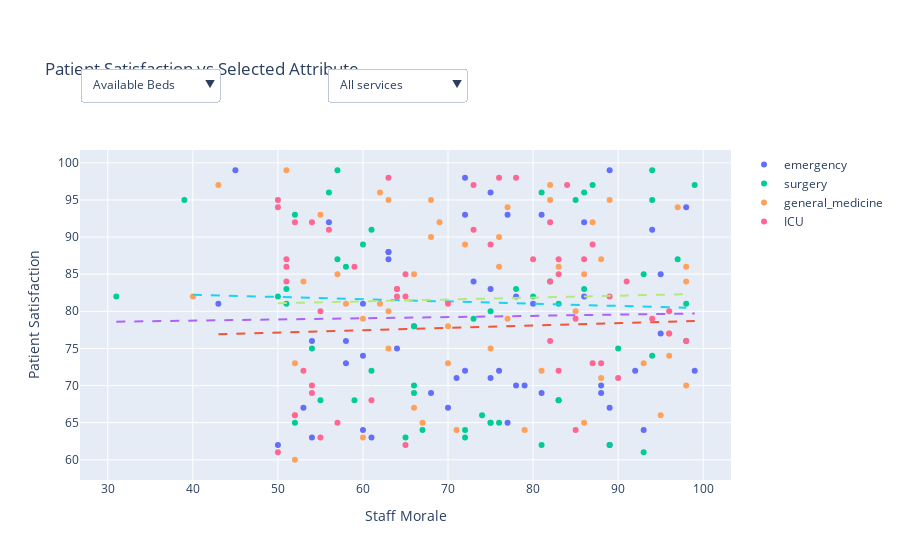

The notebook cell this image was saved under:
### Code cell
# import numpy as np
# import plotly.graph_objects as go

# y_col = "patient_satisfaction"
# attr_cols = [
#     "available_beds",
#     "staff_morale",
#     "patients_request",
#     "patients_admitted",
#     "patients_refused"
# ]

# services_list = services["service"].unique()
# initial_attr = "staff_morale"   # default X

# def pretty(col):
#     return col.replace("_", " ").title()

# # ---- Helper: regression line ----
# def fit_line(x, y):
#     x = np.asarray(x, dtype=float)
#     y = np.asarray(y, dtype=float)
#     m, b = np.polyfit(x, y, 1)
#     xs = np.linspace(x.min(), x.max(), 50)
#     ys = m * xs + b
#     return xs, ys


# # ---- Build figure: Scatter + regression line for each service ----
# fig = go.Figure()

# for service in services_list:
#     df_s = services[services["service"] == service]

#     # Scatter points
#     fig.add_trace(go.Scatter(
#         x=df_s[initial_attr],
#         y=df_s[y_col],
#         mode="markers",
#         name=service
#     ))

#     # Regression line
#     xs, ys = fit_line(df_s[initial_attr], df_s[y_col])
#     fig.add_trace(go.Scatter(
#         x=xs,
#         y=ys,
#         mode="lines",
#         name=f"{service} (trend)",
#         showlegend=False,
#         line=dict(dash="dash")
#     ))


# # ---- Dropdown 1: X attribute ----
# attr_buttons = []
# for attr in attr_cols:
#     new_x = []
#     new_y = []

#     for service in services_list:
#         df_s = services[services["service"] == service]

#         # markers
#         new_x.append(df_s[attr])
#         new_y.append(None)   # keep existing y

#         # regression line
#         xs, ys = fit_line(df_s[attr], df_s[y_col])
#         new_x.append(xs)
#         new_y.append(ys)

#     attr_buttons.append(dict(
#         label=pretty(attr),
#         method="update",
#         args=[
#             {"x": new_x, "y": new_y},
#             {"xaxis": {"title": pretty(attr)}}
#         ]
#     ))


# # ---- Dropdown 2: Service selector (handles scatter + line) ----
# service_buttons = []

# # All services
# service_buttons.append(dict(
#     label="All services",
#     method="update",
#     args=[{"visible": [True, True] * len(services_list)}]
# ))

# # Single service view
# for i, service in enumerate(services_list):
#     vis = [False] * (2 * len(services_list))
#     vis[2*i] = True       # scatter
#     vis[2*i + 1] = True   # regression line

#     service_buttons.append(dict(
#         label=service,
#         method="update",
#         args=[{"visible": vis}]
#     ))


# # ---- Layout ----
# fig.update_layout(
#     title="Patient Satisfaction vs Selected Attribute",
#     xaxis_title=pretty(initial_attr),
#     yaxis_title="Patient Satisfaction",
#     updatemenus=[
#         dict(
#             buttons=attr_buttons,
#             direction="down",
#             showactive=True,
#             x=0.0, xanchor="left",
#             y=1.25, yanchor="top"
#         ),
#         dict(
#             buttons=service_buttons,
#             direction="down",
#             showactive=True,
#             x=0.38, xanchor="left",
#             y=1.25, yanchor="top"
#         )
#     ],
#     margin=dict(t=150)
# )

# fig.show()

### Figure 1 — Plotly figure (JSON) as saved in the notebook; plotly's stock layout.template omitted (floating-point values rounded to 4 significant figures; data arrays with more than 128 entries replaced by an {"elided": "..."} marker saying what was removed)
{"data": [{"mode": "markers", "name": "emergency", "type": "scatter", "x": [70, 64, 58, 75, 72, 76, 77, 75, 86, 60, 72, 83, 95, 71, 98, 89, 73, 80, 45, 81, 63, 68, 50, 78, 72, 63, 78, 66, 99, 94, 81, 58, 56, 60, 77, 88, 54, 53, 95, 43, 88, 89, 79, 60, 92, 93, 54, 89, 86, 61, 75, 63], "y": [67, 75, 73, 83, 93, 72, 65, 96, 82, 81, 98, 68, 77, 71, 94, 62, 84, 81, 99, 93, 88, 69, 62, 70, 72, 87, 82, 78, 72, 91, 69, 76, 92, 64, 93, 70, 76, 67, 85, 81, 69, 67, 70, 74, 72, 64, 63, 99, 92, 63, 71, 88]}, {"line": {"dash": "dash"}, "mode": "lines", "name": "emergency (trend)", "showlegend": false, "type": "scatter", "x": [43.0, 44.14, 45.29, 46.43, 47.57, 48.71, 49.86, 51.0, 52.14, 53.29, 54.43, 55.57, 56.71, 57.86, 59.0, 60.14, 61.29, 62.43, 63.57, 64.71, 65.86, 67.0, 68.14, 69.29, 70.43, 71.57, 72.71, 73.86, 75.0, 76.14, 77.29, 78.43, 79.57, 80.71, 81.86, 83.0, 84.14, 85.29, 86.43, 87.57, 88.71, 89.86, 91.0, 92.14, 93.29, 94.43, 95.57, 96.71, 97.86, 99.0], "y": [76.91, 76.94, 76.98, 77.02, 77.05, 77.09, 77.13, 77.16, 77.2, 77.24, 77.27, 77.31, 77.35, 77.38, 77.42, 77.46, 77.49, 77.53, 77.57, 77.6, 77.64, 77.68, 77.71, 77.75, 77.78, 77.82, 77.86, 77.89, 77.93, 77.97, 78.0, 78.04, 78.08, 78.11, 78.15, 78.19, 78.22, 78.26, 78.3, 78.33, 78.37, 78.41, 78.44, 78.48, 78.51, 78.55, 78.59, 78.62, 78.66, 78.7]}, {"mode": "markers", "name": "surgery", "type": "scatter", "x": [78, 56, 72, 94, 83, 81, 60, 61, 93, 55, 80, 73, 90, 87, 76, 31, 94, 98, 66, 94, 67, 65, 61, 39, 98, 54, 59, 74, 57, 66, 86, 97, 75, 86, 52, 99, 66, 81, 58, 51, 93, 75, 89, 75, 72, 83, 57, 52, 51, 85, 82, 50], "y": [83, 96, 63, 74, 81, 96, 89, 91, 61, 68, 82, 79, 75, 97, 65, 82, 95, 81, 78, 99, 64, 63, 72, 95, 76, 75, 68, 66, 87, 70, 83, 87, 80, 96, 93, 97, 69, 62, 86, 83, 85, 65, 62, 65, 64, 68, 99, 65, 81, 95, 84, 82]}, {"line": {"dash": "dash"}, "mode": "lines", "name": "surgery (trend)", "showlegend": false, "type": "scatter", "x": [31.0, 32.39, 33.78, 35.16, 36.55, 37.94, 39.33, 40.71, 42.1, 43.49, 44.88, 46.27, 47.65, 49.04, 50.43, 51.82, 53.2, 54.59, 55.98, 57.37, 58.76, 60.14, 61.53, 62.92, 64.31, 65.69, 67.08, 68.47, 69.86, 71.24, 72.63, 74.02, 75.41, 76.8, 78.18, 79.57, 80.96, 82.35, 83.73, 85.12, 86.51, 87.9, 89.29, 90.67, 92.06, 93.45, 94.84, 96.22, 97.61, 99.0], "y": [78.6, 78.62, 78.64, 78.67, 78.69, 78.71, 78.73, 78.76, 78.78, 78.8, 78.82, 78.85, 78.87, 78.89, 78.91, 78.93, 78.96, 78.98, 79.0, 79.02, 79.05, 79.07, 79.09, 79.11, 79.14, 79.16, 79.18, 79.2, 79.22, 79.25, 79.27, 79.29, 79.31, 79.34, 79.36, 79.38, 79.4, 79.43, 79.45, 79.47, 79.49, 79.51, 79.54, 79.56, 79.58, 79.6, 79.63, 79.65, 79.67, 79.69]}, {"mode": "markers", "name": "general_medicine", "type": "scatter", "x": [43, 93, 63, 66, 52, 81, 98, 88, 60, 68, 75, 98, 70, 76, 76, 66, 63, 62, 86, 71, 82, 88, 77, 97, 62, 85, 95, 68, 52, 96, 57, 67, 98, 63, 79, 83, 55, 70, 72, 52, 53, 86, 77, 69, 51, 58, 82, 96, 87, 60, 89, 40], "y": [97, 73, 95, 67, 73, 72, 84, 71, 63, 95, 75, 70, 73, 86, 90, 85, 75, 96, 85, 64, 95, 87, 94, 94, 81, 80, 66, 90, 60, 77, 85, 65, 86, 80, 64, 86, 93, 78, 89, 66, 84, 65, 79, 92, 99, 81, 97, 74, 92, 79, 95, 82]}, {"line": {"dash": "dash"}, "mode": "lines", "name": "general_medicine (trend)", "showlegend": false, "type": "scatter", "x": [40.0, 41.18, 42.37, 43.55, 44.73, 45.92, 47.1, 48.29, 49.47, 50.65, 51.84, 53.02, 54.2, 55.39, 56.57, 57.76, 58.94, 60.12, 61.31, 62.49, 63.67, 64.86, 66.04, 67.22, 68.41, 69.59, 70.78, 71.96, 73.14, 74.33, 75.51, 76.69, 77.88, 79.06, 80.24, 81.43, 82.61, 83.8, 84.98, 86.16, 87.35, 88.53, 89.71, 90.9, 92.08, 93.27, 94.45, 95.63, 96.82, 98.0], "y": [82.23, 82.19, 82.16, 82.12, 82.09, 82.05, 82.02, 81.98, 81.94, 81.91, 81.87, 81.84, 81.8, 81.77, 81.73, 81.69, 81.66, 81.62, 81.59, 81.55, 81.52, 81.48, 81.44, 81.41, 81.37, 81.34, 81.3, 81.27, 81.23, 81.19, 81.16, 81.12, 81.09, 81.05, 81.01, 80.98, 80.94, 80.91, 80.87, 80.84, 80.8, 80.76, 80.73, 80.69, 80.66, 80.62, 80.59, 80.55, 80.51, 80.48]}, {"mode": "markers", "name": "ICU", "type": "scatter", "x": [91, 85, 89, 85, 88, 51, 83, 98, 73, 56, 50, 94, 52, 54, 52, 78, 83, 55, 61, 65, 54, 82, 83, 73, 90, 63, 51, 59, 82, 65, 86, 51, 50, 53, 64, 64, 65, 70, 50, 84, 96, 55, 87, 87, 54, 75, 82, 76, 64, 57, 80, 96], "y": [84, 79, 82, 64, 73, 87, 72, 76, 97, 91, 61, 79, 66, 92, 92, 98, 87, 63, 68, 85, 69, 92, 85, 91, 71, 98, 86, 86, 84, 62, 87, 84, 94, 72, 82, 83, 82, 81, 95, 97, 77, 80, 89, 73, 70, 89, 76, 98, 83, 65, 87, 80]}, {"line": {"dash": "dash"}, "mode": "lines", "name": "ICU (trend)", "showlegend": false, "type": "scatter", "x": [50.0, 50.98, 51.96, 52.94, 53.92, 54.9, 55.88, 56.86, 57.84, 58.82, 59.8, 60.78, 61.76, 62.73, 63.71, 64.69, 65.67, 66.65, 67.63, 68.61, 69.59, 70.57, 71.55, 72.53, 73.51, 74.49, 75.47, 76.45, 77.43, 78.41, 79.39, 80.37, 81.35, 82.33, 83.31, 84.29, 85.27, 86.24, 87.22, 88.2, 89.18, 90.16, 91.14, 92.12, 93.1, 94.08, 95.06, 96.04, 97.02, 98.0], "y": [81.08, 81.11, 81.13, 81.16, 81.18, 81.21, 81.23, 81.26, 81.28, 81.31, 81.33, 81.36, 81.38, 81.41, 81.43, 81.46, 81.48, 81.51, 81.53, 81.56, 81.58, 81.6, 81.63, 81.65, 81.68, 81.7, 81.73, 81.75, 81.78, 81.8, 81.83, 81.85, 81.88, 81.9, 81.93, 81.95, 81.98, 82.0, 82.03, 82.05, 82.08, 82.1, 82.13, 82.15, 82.18, 82.2, 82.23, 82.25, 82.28, 82.3]}], "layout": {"margin": {"t": 150}, "title": {"text": "Patient Satisfaction vs Selected Attribute"}, "updatemenus": [{"buttons": [{"args": [{"x": {"elided": "8 rows, 408 float values in total"}, "y": {"elided": "8 rows, 200 float values in total"}}, {"xaxis": {"title": "Available Beds"}}], "label": "Available Beds", "method": "update"}, {"args": [{"x": {"elided": "8 rows, 408 float values in total"}, "y": {"elided": "8 rows, 200 float values in total"}}, {"xaxis": {"title": "Staff Morale"}}], "label": "Staff Morale", "method": "update"}, {"args": [{"x": {"elided": "8 rows, 408 float values in total"}, "y": {"elided": "8 rows, 200 float values in total"}}, {"xaxis": {"title": "Patients Request"}}], "label": "Patients Request", "method": "update"}, {"args": [{"x": {"elided": "8 rows, 408 float values in total"}, "y": {"elided": "8 rows, 200 float values in total"}}, {"xaxis": {"title": "Patients Admitted"}}], "label": "Patients Admitted", "method": "update"}, {"args": [{"x": {"elided": "8 rows, 408 float values in total"}, "y": {"elided": "8 rows, 200 float values in total"}}, {"xaxis": {"title": "Patients Refused"}}], "label": "Patients Refused", "method": "update"}], "direction": "down", "showactive": true, "x": 0, "xanchor": "left", "y": 1.25, "yanchor": "top"}, {"buttons": [{"args": [{"visible": [true, true, true, true, true, true, true, true]}], "label": "All services", "method": "update"}, {"args": [{"visible": [true, true, false, false, false, false, false, false]}], "label": "emergency", "method": "update"}, {"args": [{"visible": [false, false, true, true, false, false, false, false]}], "label": "surgery", "method": "update"}, {"args": [{"visible": [false, false, false, false, true, true, false, false]}], "label": "general_medicine", "method": "update"}, {"args": [{"visible": [false, false, false, false, false, false, true, true]}], "label": "ICU", "method": "update"}], "direction": "down", "showactive": true, "x": 0.38, "xanchor": "left", "y": 1.25, "yanchor": "top"}], "xaxis": {"title": {"text": "Staff Morale"}}, "yaxis": {"title": {"text": "Patient Satisfaction"}}}}
